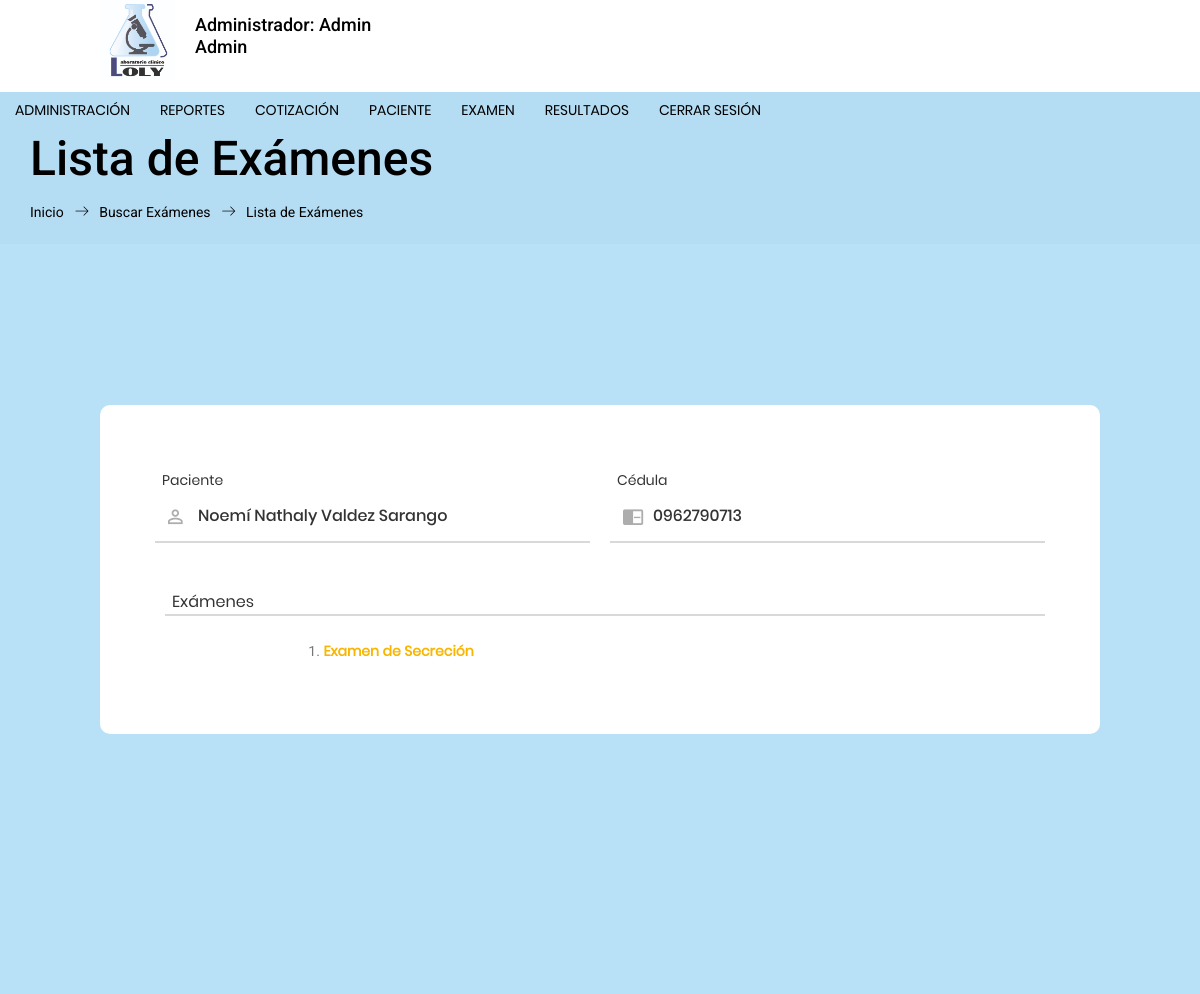
The page /forms/lista_examenes.php?idc=42&idp=75 (signed in) on the database its author committed.
### tables this page shows
CREATE TABLE `cabecera_examen` (
  `cabecera_exa_id` int(11) NOT NULL AUTO_INCREMENT,
  `fecha_ingreso_exa` timestamp NOT NULL DEFAULT CURRENT_TIMESTAMP,
  `fecha_modificacion_exa` timestamp NOT NULL DEFAULT CURRENT_TIMESTAMP,
  `tipo_examen` varchar(300) NOT NULL,
  `precio_examen` varchar(15) NOT NULL,
  `doctor_externo` varchar(150) NOT NULL,
  `tipo_pago` varchar(30) NOT NULL,
  `abono` varchar(30) NOT NULL,
  `estado_exa_id` int(11) NOT NULL,
  `id_paciente` int(11) NOT NULL,
  PRIMARY KEY (`cabecera_exa_id`),
  KEY `estado_exa_id` (`estado_exa_id`),
  KEY `id_paciente` (`id_paciente`)
);

CREATE TABLE `paciente` (
  `id_paciente` int(11) NOT NULL AUTO_INCREMENT,
  `fecha_ingreso` date NOT NULL,
  `fecha_modificacion` date NOT NULL,
  `nombres` varchar(250) NOT NULL,
  `apellidos` varchar(250) NOT NULL,
  `tipo_identificacion` int(11) NOT NULL,
  `identificacion` varchar(30) NOT NULL,
  `fecha_nacimiento` date NOT NULL,
  `edad` int(11) NOT NULL,
  `telefono` varchar(20) NOT NULL,
  `celular` varchar(20) NOT NULL,
  `correo` varchar(200) NOT NULL,
  `direccion` varchar(300) NOT NULL,
  `observacion` text NOT NULL,
  `paciente_usuario` varchar(250) NOT NULL,
  `paciente_clave` varchar(50) NOT NULL,
  `sexo` int(11) NOT NULL,
  `tipo_paciente` int(11) NOT NULL,
  `estado` int(11) NOT NULL,
  PRIMARY KEY (`id_paciente`),
  KEY `sexo` (`sexo`,`tipo_paciente`),
  KEY `tipo_identificacion` (`tipo_identificacion`),
  KEY `estado` (`estado`)
);

### forms/lista_examenes.php (the view, shortened to what this page needs)
<?php include("cabecera.php"); ?>
<?php include("menu2.php"); ?>
<?php  if ($perfil == 1 || $perfil == 2){ ?>
<?php
if (isset($_REQUEST['idc']) && isset($_REQUEST['idp']) ) {
  $idcab=$_REQUEST['idc'];
  $idpac=$_REQUEST['idp'];
}else{
  $idpac="";
  $idcab="";
}
$consulta=mysqli_query($con,"SELECT * FROM cabecera_examen C INNER JOIN estado_examen ES ON C.estado_Exa_id=ES.estado_exa_id INNER JOIN paciente P ON C.id_paciente=P.id_paciente INNER JOIN estado E on P.estado=E.id_estado INNER JOIN sexo S on P.sexo=S.id_sexo WHERE C.cabecera_exa_id='$idcab'");
$row=mysqli_fetch_array($consulta);
$paciente=$row['nombres']." ".$row['apellidos'];
$cedula=$row['identificacion'];
?>
<section class="banner_area">
  <div class="banner_inner d-flex align-items-center">
    <div class="container" >
      <div class="banner_content text-left">
        <h2 style="color: #000000">Lista de Exámenes</h2>
        <div class="page_link">
          <a style="color: #000000" href="inicio.php">Inicio</a>
          <a style="color: #000000" href="buscar_examenes.php">Buscar Exámenes</a>
           <a style="color: #000000" href="https://www.laboratoriololy.com/forms/buscar_examenes.php" class="">Lista de Exámenes</a>
        </div>
      </div>
    </div>
  </div>
</section>
<div class="container-login100" style="background: #B8E1F7; margin-top: -50px;">
    <div class="wrap-login1000 p-l-55 p-r-55 p-t-65 p-b-54 m-b-50">
      <div class="parados">
        <div class="wrap-input100 validate-input m-b-23 m-r-10" data-validate = "Nombre es requerido">
          <span class="label-input100">Paciente</span>
          <input class="input100" type="text" name="nombres" id="nombres" placeholder="Ej: Carlos Andres" value="<?php echo $paciente; ?>" readonly>
          <span class="focus-input100" data-symbol="&#xf206;"></span>
        </div>
        <div class="wrap-input100 validate-input m-b-23 m-l-10" data-validate = "Nombre es requerido">
          <span class="label-input100">Cédula</span>
          <input class="input100" type="text" name="cedula" id="cedula" placeholder="Ej: 0912345678" maxlength="10" value="<?php echo $cedula; ?>" readonly>
          <span class="focus-input100" data-symbol="&#xf2c3;"></span>
        </div>
      </div>
      <br>
      <div class="parados">
        <div class="wrap-input100 validate-input m-b-23 m-l-10" data-validate = "Nombre es requerido">
          <span class="label-input100" style="font-size: 16px;">Exámenes</span>
        </div>
      </div>
      <div class="row">
        <div class="col-md-2">
        </div>
        <div class="col-md-8">
          <ul>
<?php
    $consultar = mysqli_query($con,"SELECT * FROM cabecera_examen WHERE cabecera_exa_id='$idcab'") or die ("erro".mysqli_error());
    $recupera = mysqli_fetch_array($consultar);
    $tipon = $recupera['tipo_examen'];
    $forexamen = explode('*', $tipon);
    $m=1;
    $arraydt=[];
    $resultado = array_diff($forexamen, $arraydt);
    foreach ($resultado as $key) {
        $ffdt=utf8_encode($key);
        $consultar3 = mysqli_query($con,"SELECT * FROM tipo_formato WHERE formato_nombre='$ffdt'") or die ("erro".mysqli_error());
        $row3=mysqli_fetch_assoc($consultar3);
        $idtex2=$row3['formato_id'];
        echo "<li>".$m.". <a href='resultado_designacion.php?idc=".$row['cabecera_exa_id']."&idp=".$idpac."&tipex=".$idtex2."' style='color: #2D2C2C;' title='Agregar Resultados'><b>".$key."</b></a></li>";
        $m++;
    }
?>
          </ul>
        </div>
        <div class="col-md-2">
        </div>
      </div>
    </div>
  </div>
</body>
</html>
<?php  } else {
  header("Location:inicio.php");
} ?>

### forms/css/main.css (style rules this page uses)
* { margin: 0px; padding: 0px; box-sizing: border-box; }
body, html { height: 100%; font-family: Poppins-Regular, sans-serif; }
a { font-family: Poppins-Regular; font-size: 14px; line-height: 1.7; color: #666666; margin: 0px; transition: all 0.4s; -webkit-transition: all 0.4s; -o-transition: all 0.4s; -moz-transition: all 0.4s; }
h1,h2,h3,h4,h5,h6 { margin: 0px; }
input { outline: none; border: none; }
.container-login100 { width: 100%; min-height: 100vh; display: -webkit-box; display: -webkit-flex; display: -moz-box; display: -ms-flexbox; display: flex; flex-wrap: wrap; justify-content: center; align-items: center; padding: 15px; background-repeat: no-repeat; background-position: center; background-size: cover; }
.wrap-login1000 { width: 1000px; background: #fff; border-radius: 10px; overflow: hidden; }
.parados { display: flex; justify-content: space-between; }
.wrap-input100 { width: 100%; position: relative; border-bottom: 2px solid #d9d9d9; }
.label-input100 { font-family: Poppins-Regular; font-size: 14px; color: #333333; line-height: 1.5; padding-left: 7px; }
.input100 { font-family: Poppins-Medium; font-size: 16px; color: #333333; line-height: 1.2; display: block; width: 100%; height: 50px; background: transparent; padding: 0 7px 0 43px; }
.focus-input100 { position: absolute; display: block; width: 100%; height: 100%; top: 0; left: 0; pointer-events: none; }
.focus-input100::after { content: attr(data-symbol); font-family: Material-Design-Iconic-Font; color: #adadad; font-size: 22px; display: -webkit-box; display: -webkit-flex; display: -moz-box; display: -ms-flexbox; display: flex; align-items: center; justify-content: center; position: absolute; height: calc(100% - 20px); bottom: 0; left: 0; padding-left: 13px; padding-top: 3px; }
.focus-input100::before { content: ""; display: block; position: absolute; bottom: -2px; left: 0; width: 0; height: 2px; background: #7f7f7f; -webkit-transition: all 0.4s; -o-transition: all 0.4s; -moz-transition: all 0.4s; transition: all 0.4s; }
.validate-input { position: relative; }

### forms/estilos.css (style rules this page uses)
ul, ol { list-style: none; }

### rows shown on the page
cabecera_examen: nombres "Noemí Nathaly Valdez Sarango", cedula "0962790713", tipo_examen "Examen de Secreción"

### other values the page prints
$rol "Administrador"
$nombre "Admin Admin"
